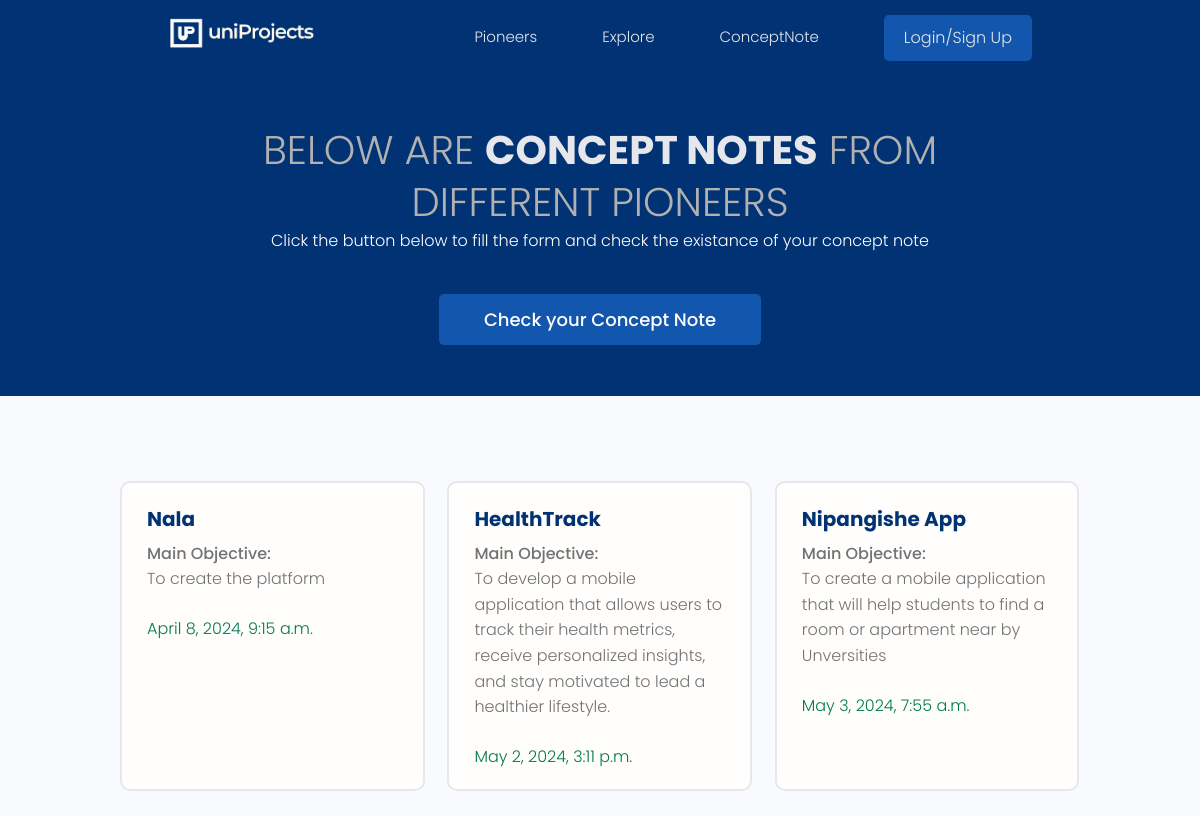
Page /cnote/view-cnote on the committed database.
### cnote/models.py (models this page shows, shortened)
class ConceptNote(models.Model):
    title = models.CharField(max_length = 200)
    problem_statement = models.TextField(null = True, blank = True)
    main_object = models.CharField(max_length = 200,null = True, blank = True)
    description = models.TextField(null = True, blank = True)
    created = models.DateTimeField(auto_now_add = True)

### cnote/views.py (the view)
# urls.py: path('view-cnote', views.view_cnote, name='view-cnote')
def view_cnote(request):
    objects = ConceptNote.objects.all()
    context = {'objects':objects}
    return render(request, 'cnote/view-cnote.html', context)

### cnote/templates/cnote/view-cnote.html (shortened to what this page needs)
{% extends 'main.html' %}
{% block content %}
  <main class="home">
    <section class="hero-section text-center">
      <div class="container container--narrow">
        <div class="hero-section__box">
          <h2 style="color: rgb(177, 177, 177);">BELOW ARE <span>CONCEPT NOTES</span> FROM DIFFERENT PIONEERS</h2>
          <p style="color: white;">Click the button below to fill the form and check the existance of your concept note</p>
        </div>
        <div class="hero-section__search">
          <a href="{% url 'create-cnote' %}">
            <input class="btn btn--sub btn--lg" type="submit" value="Check your Concept Note" style="background-color: #1356ad" />
          </a>
      </div>
      </div>
    </section>
    <section class="devlist">
      <div class="container">
        <div class="grid grid--three">
            {% for obj in objects %}
            <div class="column card">
                <div class="dev">
                  <a href="" class="card__body">
                    <div class="dev__profile">
                      <div class="dev__meta">
                        <h3>{{ obj.title }}</h3>
                        <h5 style="padding-top: 6px;"><strong>Main Objective:</strong></h5>
                        <p> {{ obj.main_object}}</p>
                        <br>
                        <p style="color: rgb(0, 121, 80);">{{ obj.created }}</p>
                      </div>
                    </div>
                  </a>
                </div>
            </div>
            {% endfor %}
        </div>
      </div>
    </section>
  </main>
{% endblock %}

### static/styles/app.css (style rules this page uses)
:root { --color-sub: #013374; }
.btn--sub { background-color:#1356ad; }
.card { border: 2px solid var(--color-light); }
.hero-section { height: 40vh; display: flex; align-items: center; background-color: var(--color-sub); }
.hero-section__box { margin-bottom: 4rem; }
.hero-section__box > h2, .hero-section__box > h2 > span { font-size: 4rem; color: var(--color-light); line-height: 1.3; text-transform: uppercase; }
.hero-section__box > h2 { font-weight: 300; }
.hero-section__box > h2 > span { font-weight: 700; }
.devlist { margin-top: 8rem; }
.devlist .grid { align-items: stretch; }
.devlist .dev .dev__profile { display: flex; align-items: center; gap: 1.5rem; }
.devlist .dev .dev__meta h3 { color: var(--color-sub); font-size: 2rem; font-weight: 700; }
.devlist .dev .dev__meta h5 { color: var(--color-text); font-size: 1.4rem; font-weight: 500; }

### static/uikit/styles/modules/_variables.css (style rules this page uses)
:root { --color-main: #5aa5b9; --color-main-light: #e6faff; --color-sub: #3f4156; --color-sub-light: #51546e; --color-sub-lighter: #ededfd; --color-text: #737373; --color-gray: #8b8b8b; --color-light: #e5e7eb; --color-light-gray: #767676; --color-bg: #f8fafd; --color-white: #fffefd; --color-white-light: #f3f3f3; --color-success: #359e64; --color-success-bg: #def8e8; --color-error: #fc4b0b; --color-error-bg: #fff2ee; --font-base: 'Poppins', arial, helvetica, 'Segoe UI', roboto, ubuntu, sans-serif; --font-monospace: 'Fira Code', 'Courier New', courier, monospace; --font-regular: 300; --font-medium: 500; --font-bold: 700; --generic-shadow: 1px 1px 5px #00000010; --generic-transition: all 0.3s ease-in-out; }

### static/uikit/styles/modules/_base.css (style rules this page uses)
* { margin: 0; padding: 0; box-sizing: border-box; text-rendering: optimizeLegibility; color: inherit; font-size: inherit; }
html { font-size: 50%; }
@media only screen and (min-width: 480px) { html { font-size: 56.25%; } }
@media only screen and (min-width: 1200px) { html { font-size: 62.5%; } }
body { line-height: 1.6; font-weight: 400; font-size: 1.5rem; color: var(--color-text); background-color: var(--color-bg); min-height: 100vh; }

### static/uikit/styles/modules/_typography.css (style rules this page uses)
* { font-family: var(--font-base); }
h2 { font-size: 3.6rem; font-weight: var(--font-bold); }
h3 { font-size: 3.2rem; font-weight: var(--font-medium); }
h5 { font-size: 2.4rem; font-weight: var(--font-medium); }
h5, h6 { font-weight: var(--font-regular); }
p, span, strong { font-size: 1.6rem; color: var(--color-text); font-weight: var(--font-regular); }
strong { font-weight: var(--font-medium); }
a { padding-bottom: 2px; text-decoration: none; display: inline-block; color: var(--color-main); font-weight: var(--font-medium); }

### static/uikit/styles/modules/_utilities.css (style rules this page uses)
.container { width: 92%; max-width: 165rem; margin: 0 auto; box-sizing: border-box; }
.container--narrow { width: 92%; max-width: 120rem; }
@media screen and (min-width: 1000px) { .container { width: 90%; } }
@media screen and (min-width: 1000px) { .container--narrow { width: 85%; } }
@media screen and (min-width: 1200px) { .container { width: 80%; } }
@media screen and (min-width: 1200px) { .container--narrow { width: 72%; } }
.text-center { text-align: center; }

### static/uikit/styles/modules/_button.css (style rules this page uses)
.btn { display: inline-block; position: relative; cursor: pointer; background-color: var(--color-light); font-weight: var(--font-medium); color: var(--color-sub); text-decoration: none; padding: 1rem 2rem; border-radius: 0.5rem; border: none; width: -webkit-fit-content; width: -moz-fit-content; width: fit-content; height: -webkit-fit-content; height: -moz-fit-content; height: fit-content; font-size: 1.6rem; outline-width: 0; outline-color: transparent; -webkit-backface-visibility: hidden; backface-visibility: hidden; transition: all 0.3s ease-in-out; }
.btn--sub { background-color: var(--color-sub); color: var(--color-white); }
.btn--lg { font-size: 1.8rem; padding: 1.2rem 4.5rem; }

### static/uikit/styles/modules/_card.css (style rules this page uses)
.card { border-radius: 1rem; background-color: var(--color-white); border: 1.5px solid var(--color-light); width: auto; height: auto; margin-top: 0.5rem; margin-bottom: 0.5rem; overflow: hidden; }
.card__body, .card__header { padding: 2rem 2.5rem; }

### rows in the picture
ConceptNote: title "Nala", main_object "To create the platform", created "April 8, 2024, 9:15 a.m."
ConceptNote: title "HealthTrack", main_object "To develop a mobile application that allows users to track their health metrics, receive personalized insights, and stay motivated to lead a healthier lifestyle.", created "May 2, 2024, 3:11 p.m."
ConceptNote: title "Nipangishe App", main_object "To create a mobile application that will help students to find a room or apartment near by Unversities", created "May 3, 2024, 7:55 a.m."
